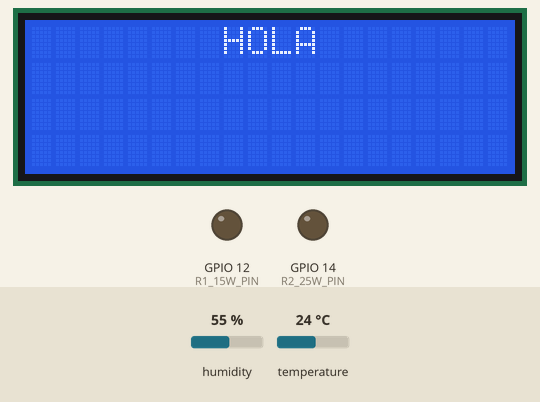
This sketch was run on a simulated ESP32. Shown: 20×4 character LCD, output pins drawn as LEDs (lit = HIGH). The test bench sets the inputs (shaded band); at power-on: humidity 55 %, temperature 24 °C. WiFi joins after 1.5 s; servers stay silent unless stated; uploads are accepted with an empty reply; what the sketch prints to the serial monitor is not drawn.

Above: at 0.1 s.
At 2.2 s:
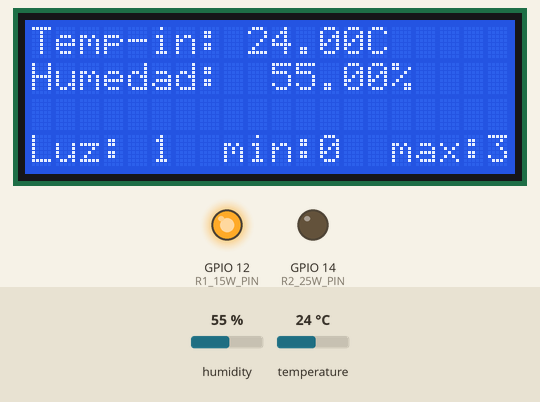
At 37.5 s:
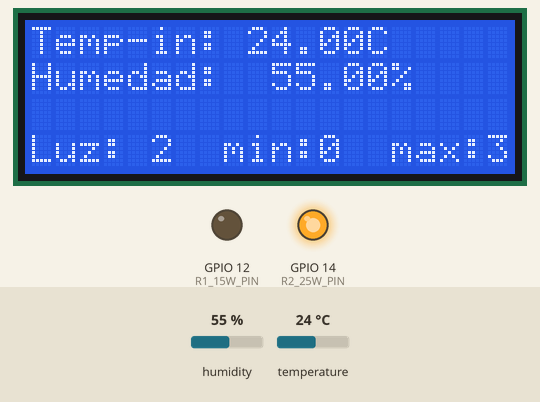
At 72.8 s:
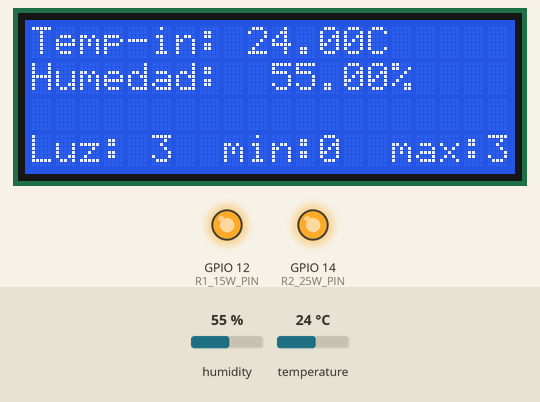
Timing chart, 0 to 74.3 s (numbered marks = the images above):
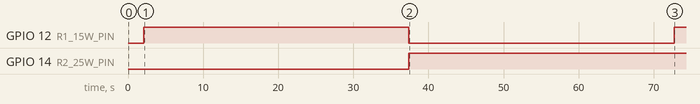

The sketch:

incubator.ino
```cpp
#include <Wire.h>
#include <LiquidCrystal_I2C.h>
#include <DHT.h>
#include <WiFi.h>
#include <HTTPClient.h>

// Pines
const short R1_15W_PIN = 12;
const short R2_25W_PIN = 14;
const short DHT22_1_PIN = 19;

// Sensores
DHT temperatureSensorIn(DHT22_1_PIN, DHT22);

// Display LCD
LiquidCrystal_I2C lcd(0x27, 20, 4);

// Variables
float temperatureIn;
float humidityIntoIncubator;
short lightLevel = 0; // Nivel mínimo al inicio
const float INCUBATOR_TEMPERATURE = 38.2;
const short MIN_LIGHT_LEVEL = 0; // Nivel mínimo permitido
const short MAX_LIGHT_LEVEL = 3; // Nivel máximo permitido

// WiFi
const char* ssid = "NET1";
const char* password = "1234567m";
const char* serverUrl = "https://incubator-server.onrender.com/data";

//functions
void refreshData();
void handleSensorFailure();
void adjustLightLevel();
void printData();
void changeLightLevel();

// Funciones
void setup() {
  pinMode(R1_15W_PIN, OUTPUT);
  pinMode(R2_25W_PIN, OUTPUT);
  Serial.begin(115200);

  temperatureSensorIn.begin();
  WiFi.begin(ssid, password);

  lcd.init();
  lcd.backlight();
  lcd.print("        HOLA");
  delay(2000);
  lcd.clear();
}

void loop() {
  refreshData();

  if (isnan(temperatureIn)) {
    handleSensorFailure();
    return;
  }

  adjustLightLevel();

  printData();
  if (WiFi.status() == WL_CONNECTED) {
    sendDataToServer();
  } else {
    WiFi.begin(ssid, password);
  }
  delay(5000);
}

void refreshData() {
  humidityIntoIncubator = temperatureSensorIn.readHumidity();
  temperatureIn = temperatureSensorIn.readTemperature();
}

void handleSensorFailure() {
  lcd.clear();
  lcd.setCursor(0, 0);
  lcd.print("Fallo el Sensor");
  changeLightLevel(0); // Apagar relés en caso de fallo del sensor
}

void adjustLightLevel() {
  if (temperatureIn < INCUBATOR_TEMPERATURE && lightLevel < MAX_LIGHT_LEVEL) {
    short level = lightLevel + 1;
    changeLightLevel(level); // Aumentar nivel de luz
    printData();
    delay(30000); // Esperar 30 segundos
  } else if (temperatureIn > INCUBATOR_TEMPERATURE && lightLevel > MIN_LIGHT_LEVEL) {
    short level = lightLevel - 1;
    changeLightLevel(level); // Disminuir nivel de luz
    printData();
    delay(20000); // Esperar 20 segundos
  }
}

void printData() {
  lcd.clear();
  lcd.setCursor(0, 0);
  lcd.print("Temp-in: ");
  lcd.print(temperatureIn);
  lcd.print("C");

  lcd.setCursor(0, 1);
  lcd.print("Humedad:  ");
  if (isnan(humidityIntoIncubator)) {
    lcd.print("fallo :(");
  } else {
    lcd.print(humidityIntoIncubator);
    lcd.print("%");
  }

  lcd.setCursor(0, 3);
  lcd.print("Luz: ");
  lcd.print(lightLevel);
  lcd.print("  min:");
  lcd.print(MIN_LIGHT_LEVEL);
  lcd.print("  max:");
  lcd.print(MAX_LIGHT_LEVEL);
}

void changeLightLevel(short level) {
  Serial.print("Level: ");
  Serial.print(level);
  lightLevel = level;

  // Controlar los dos relés para los tres niveles de luz
  digitalWrite(R1_15W_PIN, level == 1 || level == 3);
  digitalWrite(R2_25W_PIN, level >= 2);
}

void sendDataToServer() {
  HTTPClient http;
  http.begin(serverUrl);
  http.addHeader("Content-Type", "application/json");

  // Construir el cuerpo de la solicitud JSON
  String jsonBody = "{\"temperatureIn\":" + String(temperatureIn) + ",";
  jsonBody += "\"humidityIntoIncubator\":" + String(humidityIntoIncubator) + ",";
  jsonBody += "\"lightLevel\":" + String(lightLevel) + "}";

  // Enviar la solicitud POST
  int httpResponseCode = http.PUT(jsonBody);
  if (httpResponseCode > 0) {
    Serial.print("Datos enviados al servidor, código de respuesta: ");
    Serial.println(httpResponseCode);
  } else {
    Serial.print("Error al enviar datos al servidor, código de respuesta: ");
    Serial.println(httpResponseCode);
  }

  http.end();
}
```

Measured:
- by itself, GPIO 12 (R1_15W_PIN): LOW → HIGH at 2.1 s, → LOW 35.3 s later, → HIGH 35.3 s later
- by itself, GPIO 14 (R2_25W_PIN): LOW → HIGH at 37.4 s
